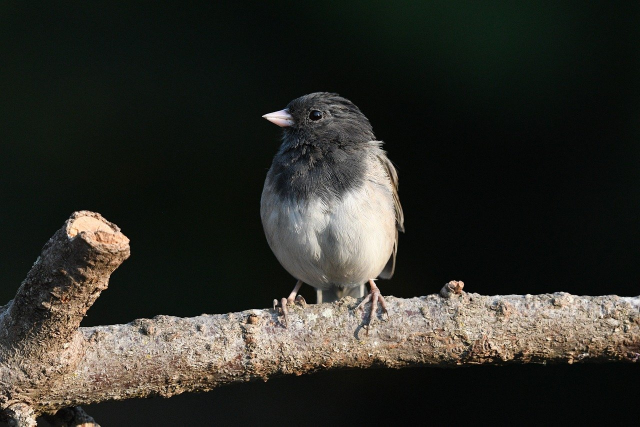
#> input picture dokumentary/pictures/dark-eyed-junco.jpg, 1280 x 853 px (shown at 1/2 size)
$ jupyter execute --allow-errors TaleaResearch.ipynb   (shell and % lines are left out)   (older library calls are emulated)
#> lines starting #> are read from the running program, lines starting #| are printed output that depends on the picture; after the words box and inside, x2 and y2 are one past the last pixel; in counts of white or black regions, pixels touching at a corner belong together
[cell 1]
import numpy as np
from matplotlib import pyplot as plt

ys = 200 + np.random.randn(100)
x = [x for x in range(len(ys))]

plt.plot(x, ys, '-')
plt.fill_between(x, ys, 195, where=(ys > 195), facecolor='g', alpha=0.6)

plt.title("Fills and Alpha Example")
plt.show()
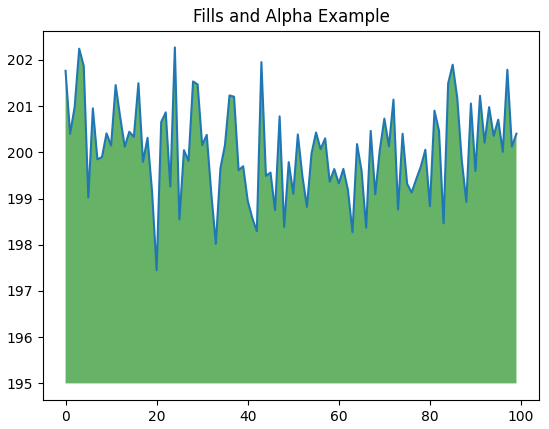
#> figure drawn by matplotlib, 1 panel; curve peaks at x = 24, y = 202.3

[cell 2]
import cv2
import numpy as np
from skimage import io
from matplotlib import pyplot as plt

#== Parameters =======================================================================
BLUR = 21
CANNY_THRESH_1 = 10
CANNY_THRESH_2 = 200
MASK_DILATE_ITER = 10
MASK_ERODE_ITER = 10
MASK_COLOR = (0.0,0.0,1.0) # In BGR format

[cell 3]
#== Processing =======================================================================
#-- Read image -----------------------------------------------------------------------
img = img = io.imread('pictures/dark-eyed-junco.jpg')
#> img is the input picture: shape (853, 1280, 3); mean R, G, B 47.4, 47.1, 40.8
gray = cv2.cvtColor(img,cv2.COLOR_BGR2GRAY)

plt.imshow(img)
plt.show()

[cell 4]
#-- Edge detection -------------------------------------------------------------------
edges = cv2.Canny(gray, CANNY_THRESH_1, CANNY_THRESH_2)
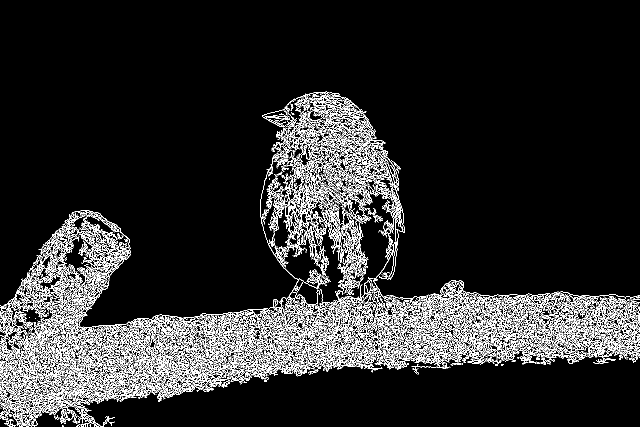
#> edges: shape (853, 1280) (shown at 1/2 size); 9.9% white in thin lines or dots, all inside (x1, y1, x2, y2) = (0, 183, 1280, 853)
edges = cv2.dilate(edges, None)
#> edges: shape (853, 1280); 26.6% white; 6 white regions (4 under 20 px), largest, box (x1, y1, x2, y2) and area: (0, 182, 1280, 853) 290284, (1001, 727, 1009, 733) 36
edges = cv2.erode(edges, None)
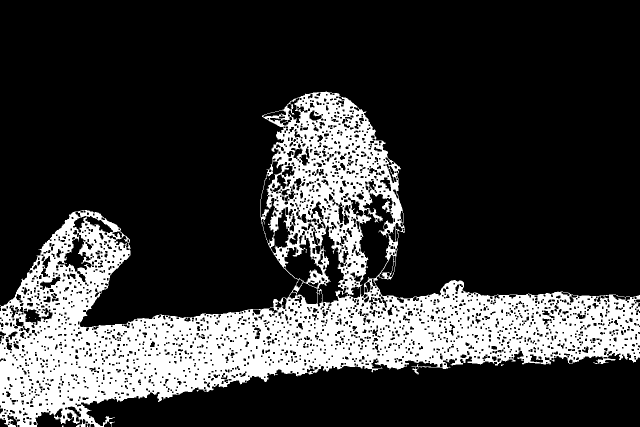
#> edges: shape (853, 1280) (shown at 1/2 size); 22% white; 9 white regions (8 under 20 px)

[cell 5]
#-- Find contours in edges, sort by area ---------------------------------------------
contour_info = []
#_, contours, _ = cv2.findContours(edges, cv2.RETR_LIST, cv2.CHAIN_APPROX_NONE)
# Previously, for a previous version of cv2, this line was:
contours, _ = cv2.findContours(edges, cv2.RETR_LIST, cv2.CHAIN_APPROX_NONE)
#> contours = 2434 contours, 1246 with area under 20; largest, box (x1, y1, x2, y2) and area: (0, 183, 1280, 853) 315182, (718, 386, 787, 594) 7621, (635, 450, 689, 607) 4122, (567, 475, 646, 566) 3432, (520, 322, 568, 487) 2633
# Thanks to notes from commenters, I've updated the code but left this note
for c in contours:
    contour_info.append((
        c,
        cv2.isContourConvex(c),
        cv2.contourArea(c),
    ))
#> after the loop, contour_info = 2434 items
contour_info = sorted(contour_info, key=lambda c: c[2], reverse=True)
max_contour = contour_info[0]
#> max_contour = 3 items, first 3: contour of 6040 points, box (x1, y1, x2, y2) (0, 183, 1280, 853), area 315182, False, 315182

[cell 6]
#-- Create empty mask, draw filled polygon on it corresponding to largest contour ----
# Mask is black, polygon is white
mask = np.zeros(edges.shape)
cv2.fillConvexPoly(mask, max_contour[0], (255))
#> mask: shape (853, 1280) float64; 26.4% white; 1 white region, box (x1, y1, x2, y2) and area: (0, 183, 1280, 853) 288015

[cell 7]
#-- Smooth mask, then blur it --------------------------------------------------------
mask = cv2.dilate(mask, None, iterations=MASK_DILATE_ITER)
#> mask: shape (853, 1280) float64; 32% white; 1 white region, box (x1, y1, x2, y2) and area: (0, 173, 1280, 853) 349659
mask = cv2.erode(mask, None, iterations=MASK_ERODE_ITER)
#> mask: shape (853, 1280) float64; 27% white; 1 white region, box (x1, y1, x2, y2) and area: (0, 183, 1280, 853) 294459
mask = cv2.GaussianBlur(mask, (BLUR, BLUR), 0)
mask_stack = np.dstack([mask]*3)    # Create 3-channel alpha mask

[cell 8]
#-- Blend masked img into MASK_COLOR background --------------------------------------
mask_stack  = mask_stack.astype('float32') / 255.0          # Use float matrices,
img         = img.astype('float32') / 255.0                 #  for easy blending

masked = (mask_stack * img) + ((1-mask_stack) * MASK_COLOR) # Blend
masked = (masked * 255).astype('uint8')                     # Convert back to 8-bit

cv2.imshow('img', masked)                                   # Display

[cell 9]
# split image into channels
c_red, c_green, c_blue = cv2.split(img)

# merge with mask got on one of a previous steps
img_a = cv2.merge((c_red, c_green, c_blue, mask.astype('float32') / 255.0))

# show on screen (optional in jupiter)
plt.imshow(img_a)
plt.show()

# save to disk
cv2.imwrite('picture.png', img_a)
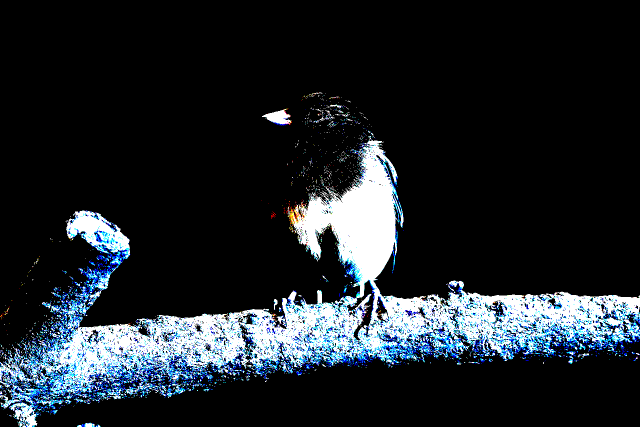
#> saved as picture.png: shape (853, 1280, 4) (shown at 1/2 size); mean B, G, R, A 0.165, 0.145, 0.122, 0.269; drawn with 1 as white
#> Out = True

[cell 10]
#Minimum filter
size = (3, 3)
shape = cv2.MORPH_RECT
#> shape = 0
kernel = cv2.getStructuringElement(shape, size)
#> kernel = [[1, 1, 1], [1, 1, 1], [1, 1, 1]]
min_image = cv2.erode(img, kernel)
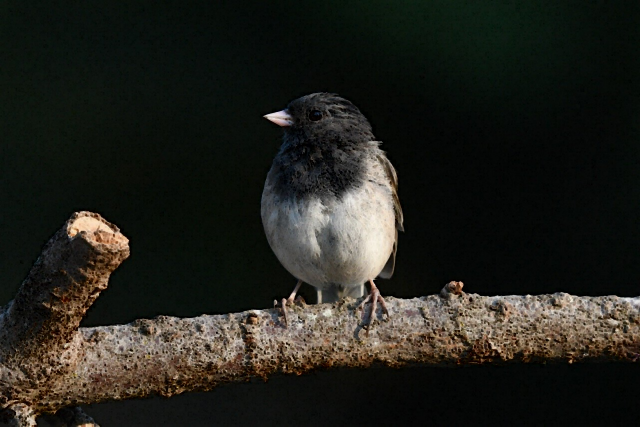
#> min_image: shape (853, 1280, 3) float32 (shown at 1/2 size); mean R, G, B 0.134, 0.133, 0.109

# show on screen (optional in jupiter)
plt.imshow(min_image)
plt.show()

[cell 11]
# split image into channels
c_red, c_green, c_blue = cv2.split(min_image)

# merge with mask got on one of a previous steps
img_a_min = cv2.merge((c_red, c_green, c_blue, mask.astype('float32') / 255.0))
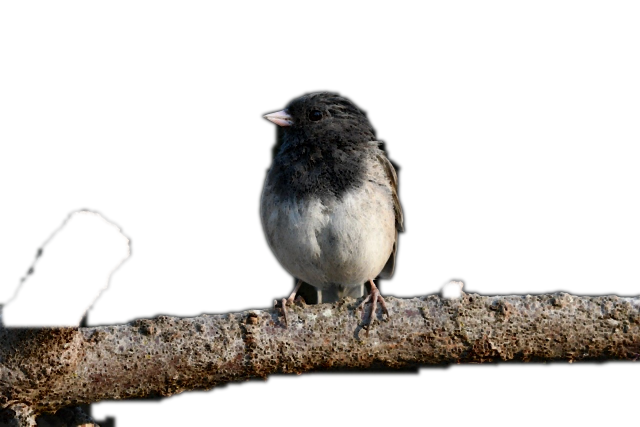
#> img_a_min: shape (853, 1280, 4) float32 (shown at 1/2 size); mean R, G, B, A 0.134, 0.133, 0.109, 0.27; transparent parts drawn white

# show on screen (optional in jupiter)
plt.imshow(img_a_min)
plt.show()

[cell 12]
# Creates the shape of the kernel
size = (3,3)
shape = cv2.MORPH_RECT
kernel = cv2.getStructuringElement(shape, size)

# Applies the maximum filter with kernel NxN
max_image = cv2.dilate(img, kernel)

plt.imshow(max_image)
plt.show()

[cell 13]
#-- Blend masked img into MASK_COLOR background --------------------------------------
mask_stack  = mask_stack.astype('float32') / 255.0          # Use float matrices,
max_image       = max_image.astype('float32') / 255.0                 #  for easy blending

masked = (mask_stack * max_image) + ((1-mask_stack) * MASK_COLOR) # Blend
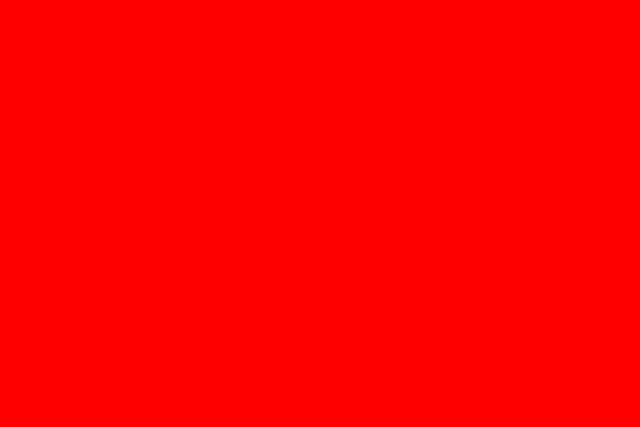
#> masked: shape (853, 1280, 3) float64 (shown at 1/2 size); mean of channels 0, 1, 2 2.81e-06, 2.62e-06, 0.999; drawn as B, G, R
masked = (masked * 255).astype('uint8')                     # Convert back to 8-bit

# cv2.imshow('min_image', masked)

[cell 14]
# split image into channels
c_red, c_green, c_blue = cv2.split(max_image)
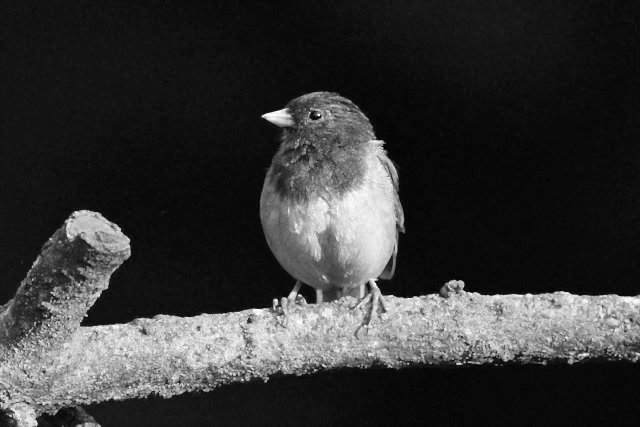
#> c_blue: shape (853, 1280) float32 (shown at 1/2 size); min 0, max 0.00392, mean 0.000828; drawn with min black and max white

# merge with mask got on one of a previous steps
img_a_max = cv2.merge((c_red, c_green, c_blue, mask.astype('float32') / 255.0))
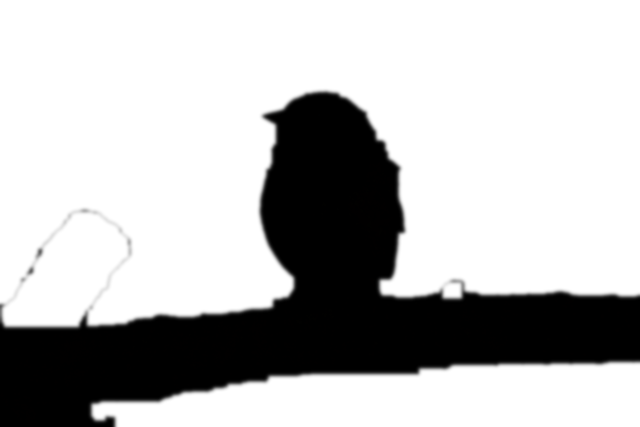
#> img_a_max: shape (853, 1280, 4) float32 (shown at 1/2 size); mean R, G, B, A 0.000931, 0.000926, 0.000829, 0.27; transparent parts drawn white

# show on screen (optional in jupiter)
plt.imshow(img_a_max)
plt.show()

[cell 15]
#Another Option

import numpy as np
from skimage import io, color

rgb = io.imread('pictures/dark-eyed-junco.jpg')

img = color.rgb2lab(rgb)
#> img: shape (853, 1280, 3) float64; mean of channels 0, 1, 2 18.1, -0.8, 3.5

thresholded = np.logical_and(*[img[..., i] > t for i, t in enumerate([40, 0, 0])])
#> thresholded: shape (853, 1280) bool; 16.2% white; 1338 white regions (1222 under 20 px), largest, box (x1, y1, x2, y2) and area: (0, 282, 1280, 853) 165453, (527, 219, 583, 253) 1144, (688, 404, 710, 440) 313

from matplotlib import pyplot as plt
fig, ax = plt.subplots(ncols=2)
ax[0].imshow(rgb);         ax[0].axis('off')
ax[1].imshow(thresholded); ax[1].axis('off')
plt.show()

[cell 16]
from scipy.ndimage import median_filter
import numpy as np

arr = np.array([[1., 2., 3.], [4., 5., 6.], [7., 8., 9.]])
median_filter(arr, size=3, cval=0, mode='constant')
#with cval=0, mode='constant' we set that input array is extended with zeros
#when window overlaps edges, just for visibility and ease of calculation

[cell 17]
import cv2
from skimage.filters import median

SP_IMG = cv2.imread("pictures/dark-eyed-junco.jpg", 0)
#> SP_IMG: shape (853, 1280); min 0, max 255, mean 46.5
IMG = cv2.resize(SP_IMG, (720, 600))
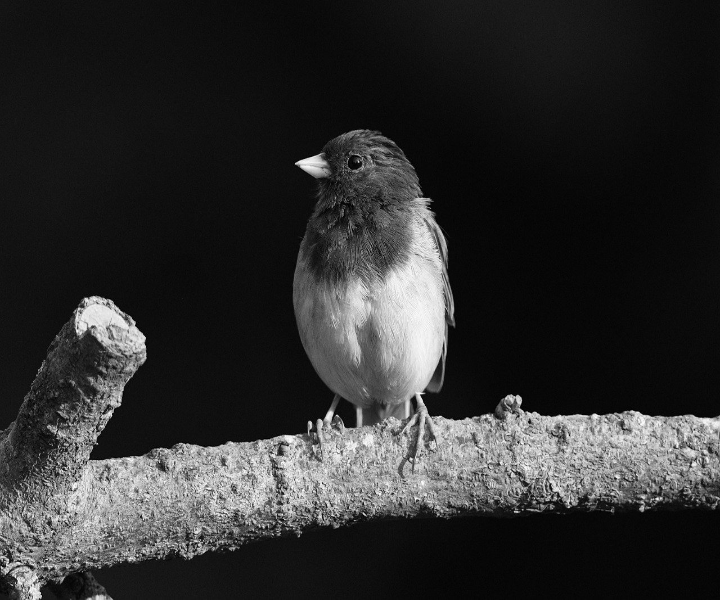
#> IMG: shape (600, 720); min 0, max 254, mean 46.4

IMG = IMG

Opencv_Median = cv2.medianBlur(IMG, 3)

plt.imshow(Opencv_Median)
plt.show()
